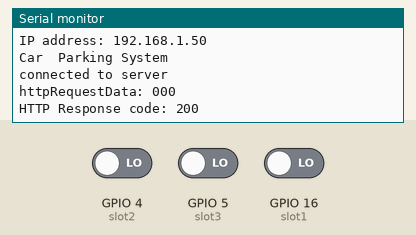
The sketch below on a simulated ESP8266 (NodeMCU). Shown: the last lines printed to the serial monitor. Inputs (shaded band) come from the test bench; at power-on: GPIO 4 (slot2) LOW, GPIO 5 (slot3) LOW, GPIO 16 (slot1) LOW. WiFi joins after 1.5 s; servers stay silent unless stated; uploads are accepted with an empty reply.

Above: at 3.7 s.
3.8 s: GPIO 4 (slot2) driven HIGH
At 5.26 s:
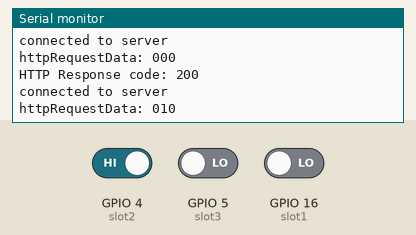
7.0 s: GPIO 5 (slot3) driven HIGH
At 7.66 s:
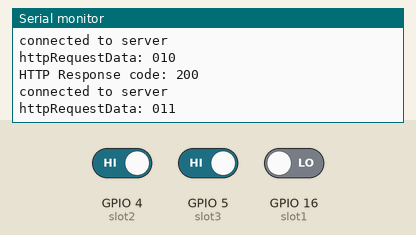
10.2 s: GPIO 16 (slot1) driven HIGH
At 12.47 s:
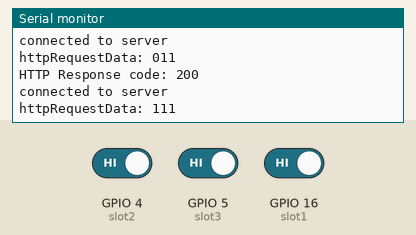
13.4 s: GPIO 4 (slot2) driven LOW
At 14.87 s:
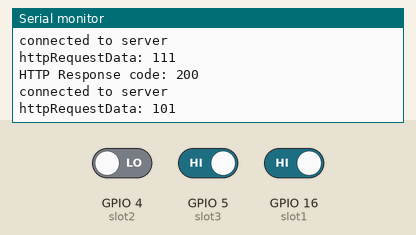
16.6 s: GPIO 5 (slot3) driven LOW
At 17.27 s:
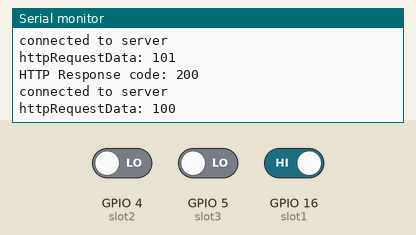
Timing chart, 0 to 19.6 s (numbered marks = the images above; inputs shaded):
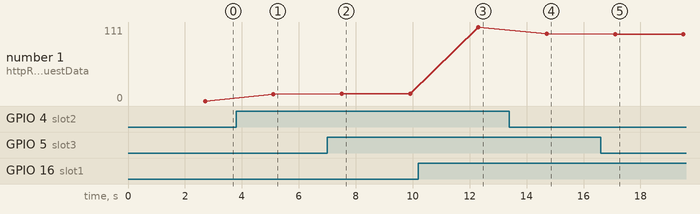

Measured:
- after the input at 3.8 s, the serial monitor: prints a new line after 1.3 s (image 1)
- after the input at 7.0 s, the serial monitor: prints a new line after 0.51 s (image 2)
- after the input at 10.2 s, the serial monitor: prints a new line after 2.1 s (image 3)
- after the input at 13.4 s, the serial monitor: prints a new line after 1.3 s (image 4)
- after the input at 16.6 s, the serial monitor: prints a new line after 0.51 s (image 5)
- plotted number 1: 0 → 10 after the input at 3.8 s, 10 → 11 after the input at 7.0 s, 11 → 111 after the input at 10.2 s, 111 → 101 after the input at 13.4 s, 101 → 100 after the input at 16.6 s

The sketch:

iot.ino
```cpp
#include <ESP8266WiFi.h>
#include <WiFiUdp.h>
#include <ESP8266HTTPClient.h>
#include <WiFiClient.h>

/* Set these to your desired credentials. */
const char* ssid = "Muli";  //ENTER YOUR WIFI SETTINGS
const char* password = "12345678";
const char* serverName = "192.168.43.140";

// am using 3 sensors for if one works everything else will.
int slot1 = 16;   // GPIO2 = D0
int slot2 = 4;   // GPIO4 = D2
int slot3 = 5;   // GPIO5 = D1

void setup() {
  delay(1000);
  Serial.begin(9600);

  pinMode(slot1, INPUT);

  WiFi.begin(ssid, password);     //Connect to your WiFi router
  Serial.println("");

  Serial.print("Connecting to ");
  Serial.print(ssid);                          // display ssid
  // Wait for connection
  while (WiFi.status() != WL_CONNECTED) {
    delay(500);
    Serial.print(".");
  }

  //If connection successful show IP address in serial monitor
  Serial.println("");
  Serial.print("Connected to ");
  Serial.println(ssid);
  Serial.print("IP address: ");
  Serial.println(WiFi.localIP());  //IP address assigned to your ESP

  Serial.println("Car  Parking System");//print out "HIGH

 }

void loop() {
  if(WiFi.status()== WL_CONNECTED){   //Check WiFi connection status

  HTTPClient http;
  WiFiClient client;

   int sensor1 = digitalRead(slot1);
     int sensor2 = digitalRead(slot2);
   int sensor3 = digitalRead(slot3);
   String string1 = "sensor1=";
   String string2 = "sensor2=";
   String string3 = "sensor3=";
   String status1 = string1+sensor1;
   String status2 = string2+sensor2;
   String status3 = string3+sensor3;

  if (client.connect(serverName, 80)) {
    Serial.println("connected to server");
    String httpRequestData =String(sensor1) +String(sensor2)+String(sensor3);
    String postStr;
    postStr += "http://192.168.43.140:80/smart_parking/sensordata.php?httpRequestData=";
    postStr += String(httpRequestData);

    http.begin(postStr);      //Specify request destination
    http.addHeader("Content-Type", "text/plain");  //Specify content-type header


    Serial.print("httpRequestData: ");
    Serial.println(httpRequestData);

    int httpResponseCode = http.POST(httpRequestData);   //Send the request
    if (httpResponseCode > 0) {
      Serial.print("HTTP Response code: ");
      Serial.println(httpResponseCode);
      String response = http.getString();
      Serial.println(response);
      }
     else {
      Serial.print("Error code: ");
      Serial.println(httpResponseCode);
     }
    http.end();  //Close connection
  }

  delay(2000);
  }
}
```
